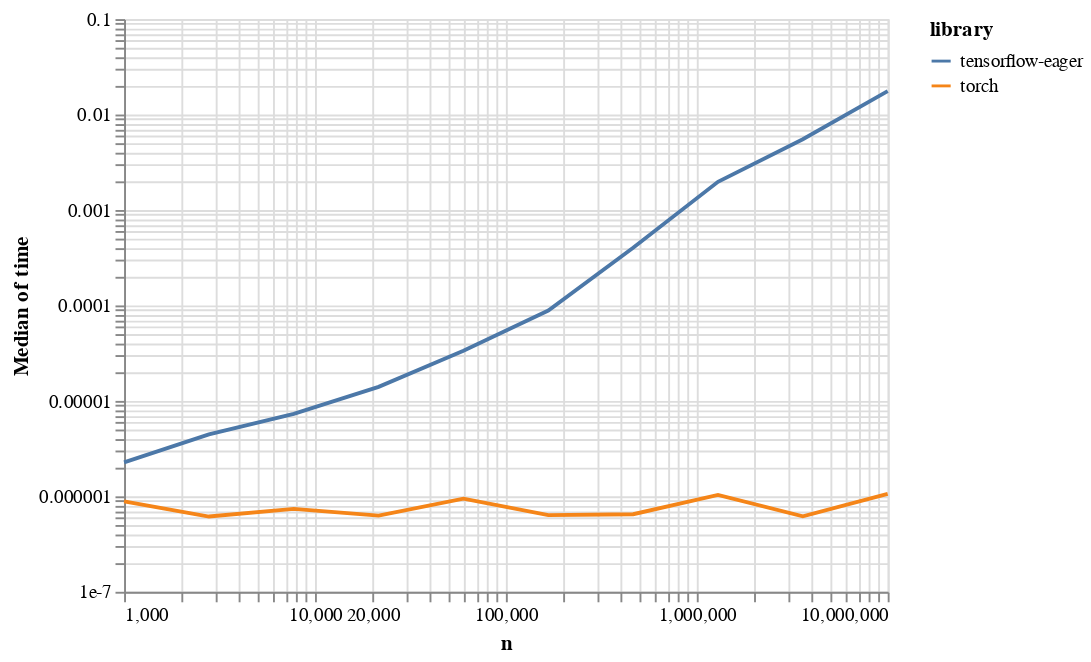

Here is the notebook cell this chart was saved with:
### Code cell
Chart(df).mark_line().encode(
    x=X('n', scale=Scale(type='log')),
    # had to use mean; min(torch_times) == 0, so they don't show in log plot
    y=Y('median(time)', scale=Scale(type='log')),
    color='library'
)

### Figure 1 — Vega-Lite specification as saved in the notebook (floating-point values rounded to 4 significant figures; data arrays with more than 128 entries replaced by an {"elided": "..."} marker saying what was removed)
{"config": {"view": {"continuousWidth": 400, "continuousHeight": 300}}, "data": {"name": "data-d8b498700d590d23ae9e63f004dd8e8e"}, "mark": "line", "encoding": {"color": {"type": "nominal", "field": "library"}, "x": {"type": "quantitative", "field": "n", "scale": {"type": "log"}}, "y": {"type": "quantitative", "aggregate": "median", "field": "time", "scale": {"type": "log"}}}, "$schema": "https://vega.github.io/schema/vega-lite/v4.0.2.json", "datasets": {"data-d8b498700d590d23ae9e63f004dd8e8e": {"elided": "2000 records"}}}
